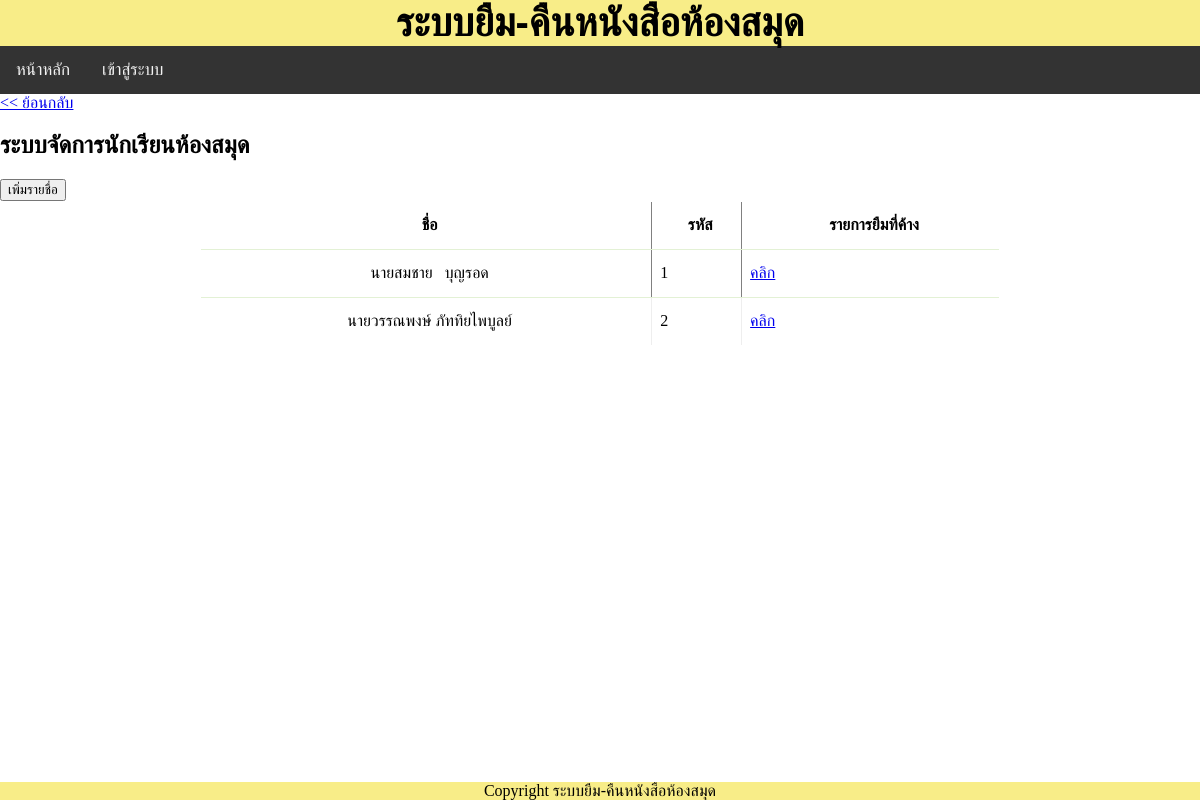
The page /student.php on the database as committed earlier.
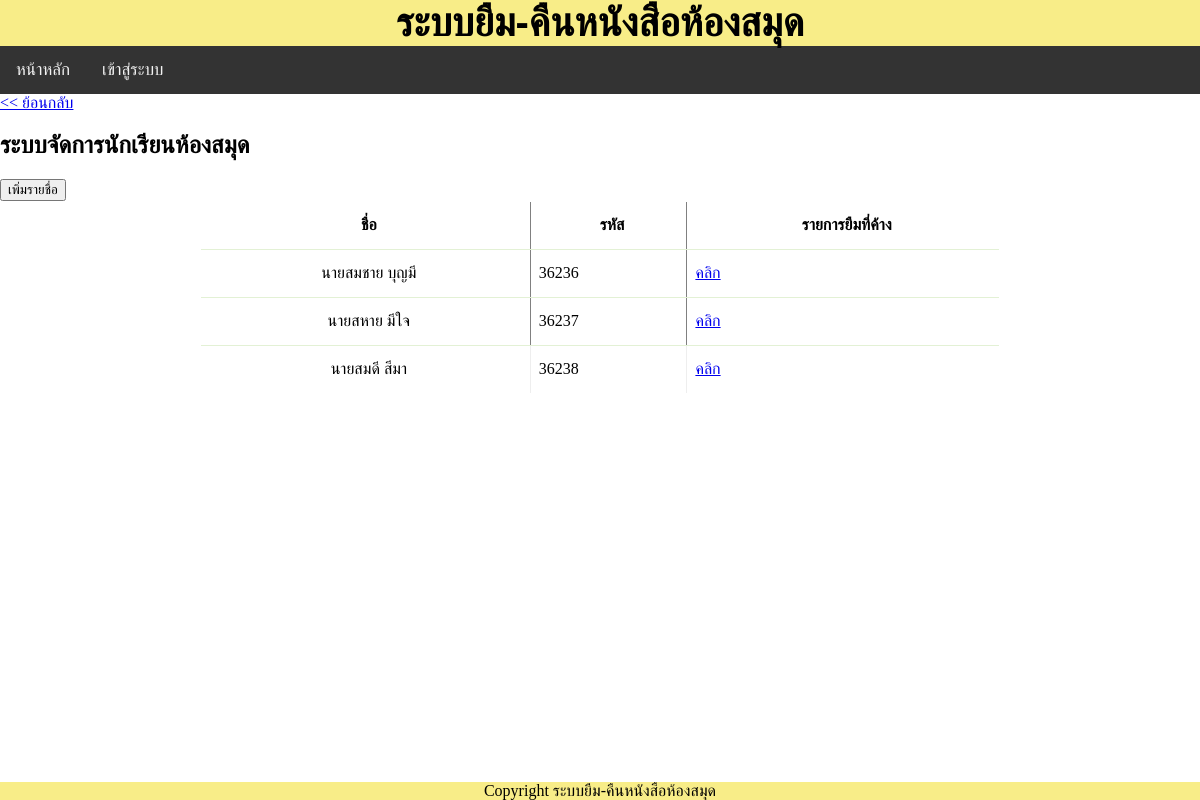
The same page on the database as committed later.
### tables this page shows
CREATE TABLE `Students` (
  `id` int(11) NOT NULL,
  `Name` text NOT NULL,
  `Address` text NOT NULL,
  `DOB` date NOT NULL,
  `Gender` text NOT NULL,
  `Phone` varchar(10) NOT NULL
);

### config.php (called while the page is built, shortened)
<?php
$name_web="ระบบยืม-คืนหนังสือห้องสมุด";
?>

### student.php (the view, shortened to what this page needs)
<?php
require_once("config.php");
?>
<!DOCTYPE html>
<html>
<head>
    <link rel="stylesheet" type="text/css" media="screen" href="main.css" />
<?php include("js.php"); ?></head>
<body>
<?php include('header_web.php');?>
    <?php include('nav.php');?>
    <main>
      <article>
        <h1>ระบบจัดการนักเรียนห้องสมุด</h1>
        <a href="./add_student.php"><button>เพิ่มรายชื่อ</button></a><br>
        <?php
        require("db.php");
	    $sql = "SELECT * FROM Students";
        $query = mysqli_query($con,$sql);
        $rowcount=mysqli_num_rows($query);
        if($rowcount== 0){
            echo "<br>ไม่มีรายชื่อนักเรียน";
         }
         else{
    ?>
    <table border="1">
        <tr>
        <th> <div align="center">ชื่อ</div></th>
        <th> <div align="center">รหัส</div></th>
        <th> <div align="center">รายการยืมที่ค้าง</div></th>
    </tr>
<?php
while($result=mysqli_fetch_array($query,MYSQLI_ASSOC))
{
?>
  <tr>
    <td><div align="center"><?php echo $result["Name"];?></div></td>
    <td><?php echo $result["id"];?></td>
    <td><a href="./student_borrow.php?stu_id=<?php echo $result["id"];?>">คลิก</a></td>
  </tr>
<?php
}
}
?>
</table>
?><br>
    </article>
    </main>
    <footer>Copyright <?php echo $name_web;?></footer>
</body>
</html>

### header_web.php
<header>
    <?php echo $name_web;?>
</header>

### nav.php (shortened to what this page needs)
<nav class="topnav" id="myTopnav">
      <a href="./">หน้าหลัก</a>
      <?php
      if (isset($_COOKIE['user']))
      {
        echo '<a href="student_id.php">ยืมคืน</a>';
        echo '<a href="book.php">หนังสือ</a>';
        echo '<a href="student.php">นักเรียน</a>';
        require_once("check_admin.php");
        if(is_admin()){
          echo '<a href="librarian.php">บรรณารักษ์</a>';
        }
        echo '<a href="logout.php">ออกจากระบบ</a>';
      }
      else{
        echo '<a href="login.php">เข้าสู่ระบบ</a>';
      }
      ?>
</nav>
<a href="javascript: history.go(-1)"><< ย้อนกลับ</a>

### main.css (style rules this page uses)
body { margin:0; padding:0; border:0; outline:0; }
header { border: #333; background-color: rgb(248, 237, 136); text-align: center; font-size: 40px; align-items: center; font-family: Arial, Helvetica, sans-serif; font-language-override: initial; font-weight: bold; width: 100%; height: auto; margin-left: auto; margin-right: auto; }
footer { background-color: rgb(248, 237, 136); text-align: center; }
table { border-spacing: 1; border-collapse: collapse; background: white; border-radius: 6px; overflow: hidden; max-width: 800px; width: 100%; margin: 0 auto; position: relative; }
table * { position: relative; }
table td, table th { padding-left: 8px; }
table tbody tr { height: 48px; border-bottom: 1px solid #E3F1D5; }
table tbody tr:last-child { border: 0; }
table td, table th { text-align: left; }
footer { position: fixed; left: 0; bottom: 0; width: 100%; }
button { display:inline-block; padding:0.7em 1.4em; margin:0 0.3em 0.3em 0; border-radius:0.15em; box-sizing: border-box; text-decoration:none; font-family:'Roboto',sans-serif; text-transform:uppercase; font-weight:400; color:#FFFFFF; background-color:#3369ff; box-shadow:inset 0 -0.6em 0 -0.35em rgba(0,0,0,0.17); text-align:center; position:relative; }
.topnav { overflow: hidden; background-color: #333; }
.topnav a { float: left; display: block; color: #f2f2f2; text-align: center; padding: 14px 16px; text-decoration: none; font-size: 17px; }

Rows that differ between the two databases and show on the page:
removed students: Name "นายสมชาย บุญรอด", id "1"
removed students: Name "นายวรรณพงษ์ ภัททิยไพบูลย์", id "2"
added students: Name "นายสมชาย บุญมี", id "36236"
added students: Name "นายสหาย มีใจ", id "36237"
added students: Name "นายสมดี สีมา", id "36238"
